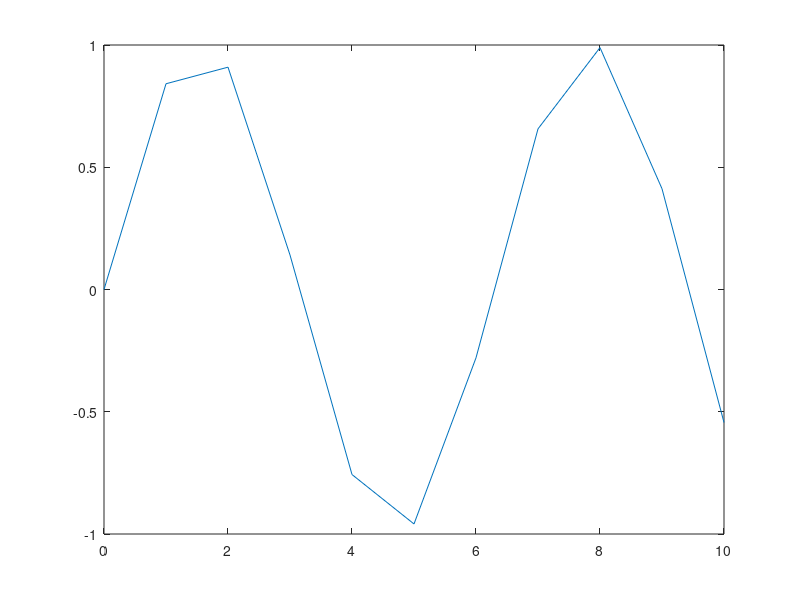
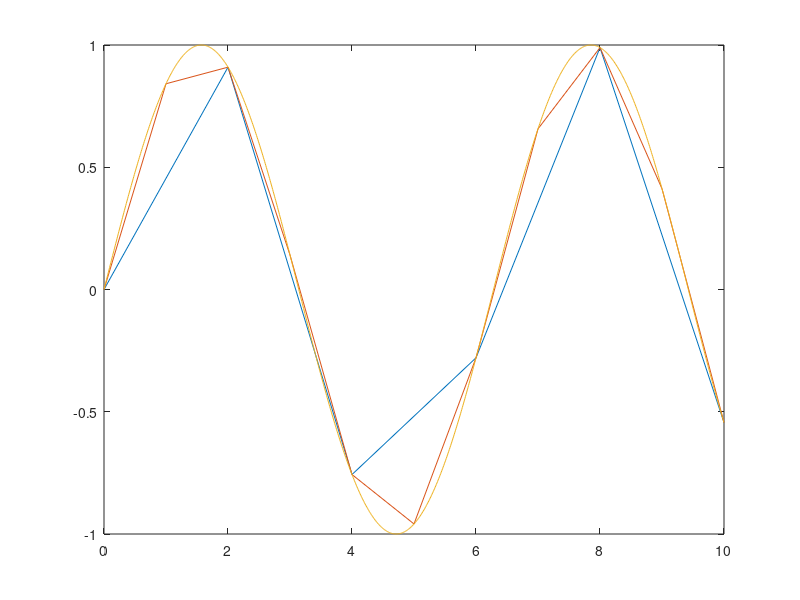

These figures' MATLAB source, in order:
% In Class Task Bonus
% File: ML_ACT_Task3.py
% Date: 15 November 2017
% By: Oluwatobi Ola
% olao
% Dave Guo
% guo431
% Nabeel Khattab
% nalkahtt
% Section: 3
% Team: 45
%
% ELECTRONIC SIGNATURE
% Oluwatobi Ola
% Dave Guo
% Nabeel Khattab
%
% The electronic signatures above indicate that the program
% submitted for evaluation is the combined effort of all
% team members and that each member of the team was an
% equal participant in its creation. In addition, each
% member of the team has a general understanding of
% all aspects of the program development and execution.
%
% Works

clear;
clc;
t1 = [0:2:10];
for i = [1:6]
    a1(i) = sin(t1(i));
end
figure(1);
plot(t1,a1);
%%
t2 = [0:1:10];
for i = [1:11]
    a2(i) = sin(t2(i));
end
figure(1);
plot(t2,a2);
%%
t3 = [0:0.01:10];
for i = [1:1001];
    a3(i) = sin(t3(i));
end
figure
plot(t1,a1,t2,a2,t3,a3)
